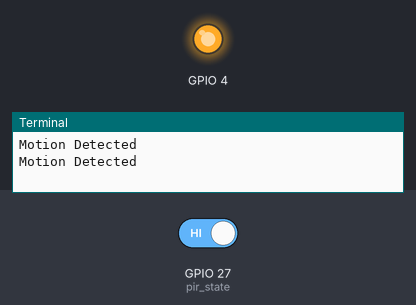
Simulated run of this program. Board: Raspberry Pi (BCM pin numbers). On the bench: output pins drawn as LEDs (lit = HIGH), the last lines printed to the terminal. The inputs (shaded band) are chosen by the test bench; at power-on: GPIO 27 (pir_state) HIGH.

Above: at 1.2 s.
1.3 s: GPIO 27 (pir_state) driven LOW
At 2.5 s:
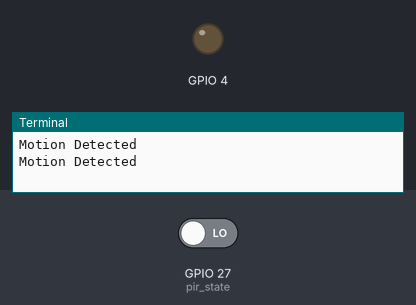
3.5 s: GPIO 27 (pir_state) driven HIGH
At 5.3 s:
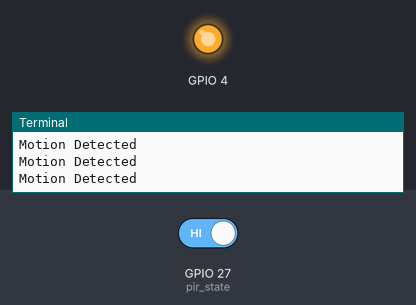
Timing chart, 0 to 6.8 s (numbered marks = the images above; inputs shaded):
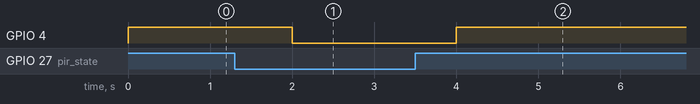

The program:

PIRLED.py
```python
import RPi.GPIO as GPIO
import time

GPIO.setmode(GPIO.BCM)

GPIO.setup(4, GPIO.OUT)
GPIO.setup(27, GPIO.IN)

try:
	while 1:
		pir_state = GPIO.input(27)
		if pir_state == True:
			GPIO.output(4, True)
			print("Motion Detected")
			time.sleep(1)
		else:
			GPIO.output(4, False)
			time.sleep(1)

except KeyboardInterrupt:
	pass

GPIO.cleanup()
```

Measured:
- after the input at 1.3 s, GPIO 4: HIGH → LOW after 0.70 s
- after the input at 3.5 s, GPIO 4: LOW → HIGH after 0.50 s
